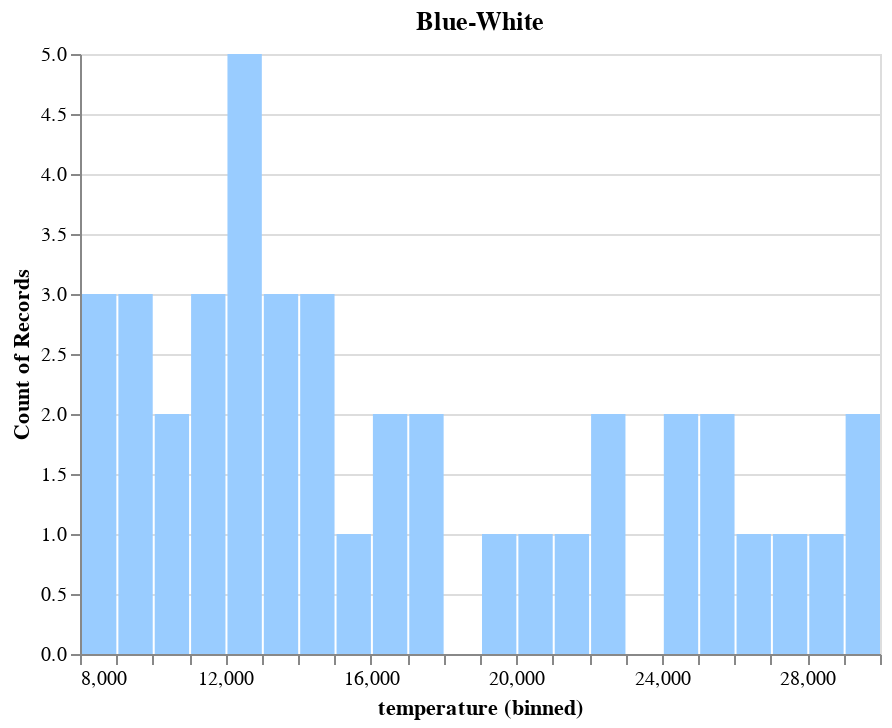

Here is the notebook cell this chart was saved with:
### Code cell
chart3

### Figure 1 — Vega-Lite specification as saved in the notebook (floating-point values rounded to 4 significant figures)
{"config": {"view": {"continuousWidth": 400, "continuousHeight": 300}}, "data": {"name": "data-f78019da2fd43b32e221f9e0796c5e1f"}, "mark": "bar", "encoding": {"color": {"value": "#99ccff"}, "x": {"bin": {"maxbins": 30}, "field": "temperature", "type": "quantitative"}, "y": {"aggregate": "count", "type": "quantitative"}}, "title": "Blue-White", "$schema": "https://vega.github.io/schema/vega-lite/v4.17.0.json", "datasets": {"data-f78019da2fd43b32e221f9e0796c5e1f": [{"temperature": 25000, "luminosity": 0.056, "radius": 0.0084, "absolute_magnitude": 10.58, "star_type": 2, "star_color": "Blue-White", "spectral_class": "B"}, {"temperature": 16500, "luminosity": 0.013, "radius": 0.014, "absolute_magnitude": 11.89, "star_type": 2, "star_color": "Blue-White", "spectral_class": "B"}, {"temperature": 8570, "luminosity": 0.00081, "radius": 0.0097, "absolute_magnitude": 14.2, "star_type": 2, "star_color": "Blue-White", "spectral_class": "A"}, {"temperature": 30000, "luminosity": 28840.0, "radius": 6.3, "absolute_magnitude": -4.2, "star_type": 3, "star_color": "Blue-White", "spectral_class": "B"}, {"temperature": 15276, "luminosity": 1136.0, "radius": 7.2, "absolute_magnitude": -1.97, "star_type": 3, "star_color": "Blue-White", "spectral_class": "B"}, {"temperature": 17200, "luminosity": 0.00098, "radius": 0.015, "absolute_magnitude": 12.45, "star_type": 2, "star_color": "Blue-White", "spectral_class": "B"}, {"temperature": 14100, "luminosity": 0.00067, "radius": 0.0089, "absolute_magnitude": 12.17, "star_type": 2, "star_color": "Blue-White", "spectral_class": "B"}, {"temperature": 9675, "luminosity": 0.00045, "radius": 0.0109, "absolute_magnitude": 13.98, "star_type": 2, "star_color": "Blue-White", "spectral_class": "A"}, {"temperature": 12010, "luminosity": 0.00078, "radius": 0.0092, "absolute_magnitude": 12.13, "star_type": 2, "star_color": "Blue-White", "spectral_class": "B"}, {"temperature": 10980, "luminosity": 0.00074, "radius": 0.0087, "absolute_magnitude": 11.19, "star_type": 2, "star_color": "Blue-White", "spectral_class": "B"}, {"temperature": 9030, "luminosity": 45.0, "radius": 2.63, "absolute_magnitude": 1.45, "star_type": 3, "star_color": "Blue-White", "spectral_class": "A"}, {"temperature": 11250, "luminosity": 672.0, "radius": 6.98, "absolute_magnitude": -2.3, "star_type": 3, "star_color": "Blue-White", "spectral_class": "A"}, {"temperature": 12098, "luminosity": 689.0, "radius": 7.01, "absolute_magnitude": 0.02, "star_type": 3, "star_color": "Blue-White", "spectral_class": "A"}, {"temperature": 13420, "luminosity": 0.00059, "radius": 0.00981, "absolute_magnitude": 13.67, "star_type": 2, "star_color": "Blue-White", "spectral_class": "B"}, {"temperature": 14520, "luminosity": 0.00082, "radius": 0.00972, "absolute_magnitude": 11.92, "star_type": 2, "star_color": "Blue-White", "spectral_class": "B"}, {"temperature": 11900, "luminosity": 0.00067, "radius": 0.00898, "absolute_magnitude": 11.38, "star_type": 2, "star_color": "Blue-White", "spectral_class": "B"}, {"temperature": 8924, "luminosity": 0.00028, "radius": 0.00879, "absolute_magnitude": 14.87, "star_type": 2, "star_color": "Blue-White", "spectral_class": "A"}, {"temperature": 12912, "luminosity": 0.00071, "radius": 0.00945, "absolute_magnitude": 12.83, "star_type": 2, "star_color": "Blue-White", "spectral_class": "B"}, {"temperature": 12984, "luminosity": 0.00088, "radius": 0.00996, "absolute_magnitude": 11.23, "star_type": 2, "star_color": "Blue-White", "spectral_class": "B"}, {"temperature": 29560, "luminosity": 188000.0, "radius": 6.02, "absolute_magnitude": -4.01, "star_type": 3, "star_color": "Blue-White", "spectral_class": "B"}, {"temperature": 8945, "luminosity": 38.0, "radius": 2.487, "absolute_magnitude": 0.12, "star_type": 3, "star_color": "Blue-White", "spectral_class": "A"}, {"temperature": 14060, "luminosity": 1092.0, "radius": 5.745, "absolute_magnitude": -2.04, "star_type": 3, "star_color": "Blue-White", "spectral_class": "A"}, {"temperature": 16390, "luminosity": 1278.0, "radius": 5.68, "absolute_magnitude": -3.32, "star_type": 3, "star_color": "Blue-White", "spectral_class": "B"}, {"temperature": 25070, "luminosity": 14500.0, "radius": 5.92, "absolute_magnitude": -3.98, "star_type": 3, "star_color": "Blue-White", "spectral_class": "B"}, {"temperature": 28700, "luminosity": 16790.0, "radius": 6.4, "absolute_magnitude": -4.09, "star_type": 3, "star_color": "Blue-White", "spectral_class": "B"}, {"temperature": 26140, "luminosity": 14520.0, "radius": 5.49, "absolute_magnitude": -3.8, "star_type": 3, "star_color": "Blue-White", "spectral_class": "B"}, {"temperature": 20120, "luminosity": 4720.0, "radius": 6.78, "absolute_magnitude": -3.4, "star_type": 3, "star_color": "Blue-White", "spectral_class": "B"}, {"temperature": 13023, "luminosity": 998.0, "radius": 6.21, "absolute_magnitude": -1.38, "star_type": 3, "star_color": "Blue-White", "spectral_class": "A"}, {"temperature": 11000, "luminosity": 170000.0, "radius": 1779.0, "absolute_magnitude": -9.9, "star_type": 5, "star_color": "Blue-White", "spectral_class": "B"}, {"temperature": 12100, "luminosity": 120000.0, "radius": 708.9, "absolute_magnitude": -7.84, "star_type": 5, "star_color": "Blue-White", "spectral_class": "B"}, {"temperature": 24490, "luminosity": 248500.0, "radius": 1134.0, "absolute_magnitude": -8.24, "star_type": 5, "star_color": "Blue-White", "spectral_class": "B"}, {"temperature": 22350, "luminosity": 12450.0, "radius": 6.36, "absolute_magnitude": -3.67, "star_type": 3, "star_color": "Blue-White", "spectral_class": "B"}, {"temperature": 10012, "luminosity": 552.0, "radius": 5.856, "absolute_magnitude": 0.013, "star_type": 3, "star_color": "Blue-White", "spectral_class": "A"}, {"temperature": 13089, "luminosity": 788.0, "radius": 5.992, "absolute_magnitude": -0.12, "star_type": 3, "star_color": "Blue-White", "spectral_class": "A"}, {"temperature": 22012, "luminosity": 6748.0, "radius": 6.64, "absolute_magnitude": -2.55, "star_type": 3, "star_color": "Blue-White", "spectral_class": "B"}, {"temperature": 9320, "luminosity": 29.0, "radius": 1.91, "absolute_magnitude": 1.236, "star_type": 3, "star_color": "Blue-White", "spectral_class": "A"}, {"temperature": 19400, "luminosity": 10920.0, "radius": 6.03, "absolute_magnitude": -3.08, "star_type": 3, "star_color": "Blue-White", "spectral_class": "B"}, {"temperature": 17140, "luminosity": 883.0, "radius": 5.653, "absolute_magnitude": -2.64, "star_type": 3, "star_color": "Blue-White", "spectral_class": "B"}, {"temperature": 24145, "luminosity": 383000.0, "radius": 1494.0, "absolute_magnitude": -8.84, "star_type": 5, "star_color": "Blue-White", "spectral_class": "B"}, {"temperature": 27739, "luminosity": 849400.0, "radius": 1252.0, "absolute_magnitude": -7.59, "star_type": 5, "star_color": "Blue-White", "spectral_class": "B"}, {"temperature": 21904, "luminosity": 748500.0, "radius": 1130.0, "absolute_magnitude": -7.67, "star_type": 5, "star_color": "Blue-White", "spectral_class": "B"}]}}
